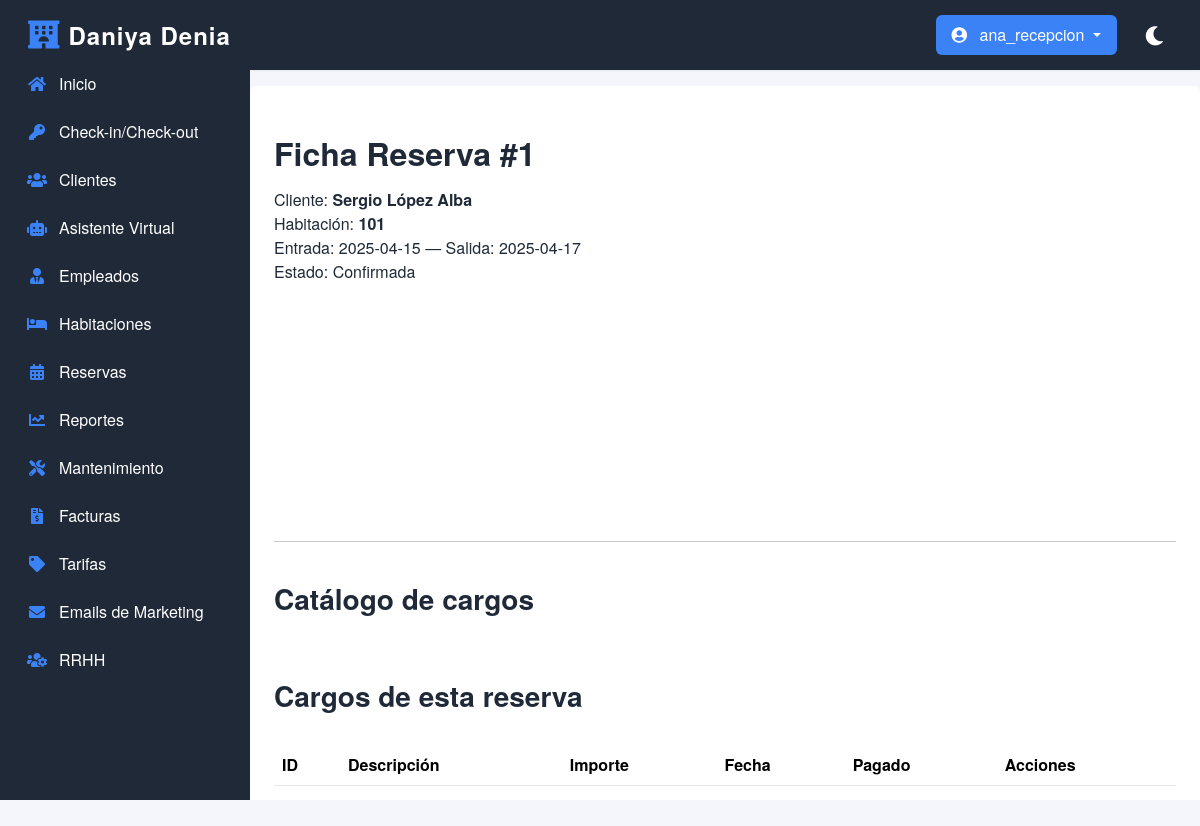
The page /public/cliente_detalle.php?id_reserva=1 (signed in) on the database as committed earlier.
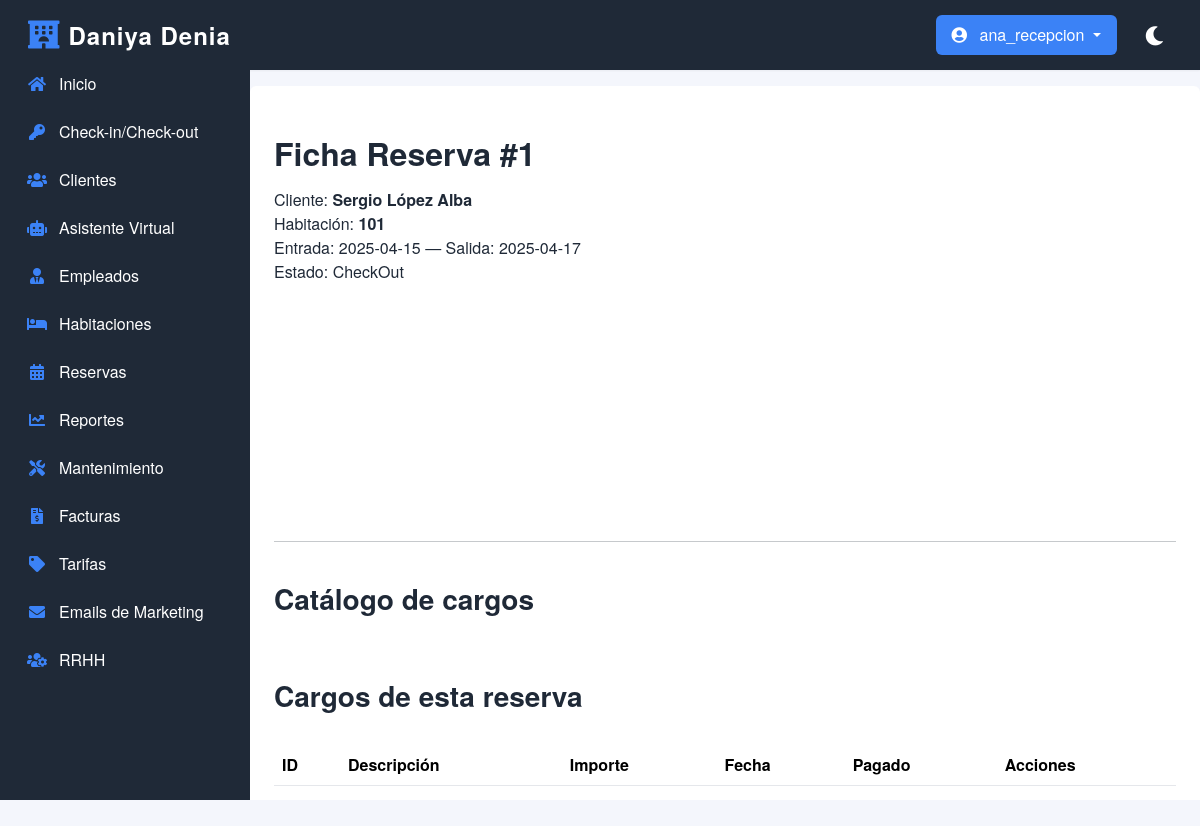
The same page on the database as committed later.
### tables this page shows
CREATE TABLE `reservas` (
  `id_reserva` int(11) NOT NULL,
  `id_cliente` int(11) NOT NULL,
  `id_habitacion` int(11) NOT NULL,
  `fecha_entrada` date NOT NULL,
  `fecha_salida` date NOT NULL,
  `estado_reserva` varchar(50) NOT NULL,
  `total` decimal(10,2) DEFAULT NULL
);

CREATE TABLE `clientes` (
  `id_cliente` int(11) NOT NULL,
  `nombre` varchar(100) NOT NULL,
  `apellidos` varchar(100) NOT NULL,
  `dni` varchar(50) NOT NULL,
  `email` varchar(100) DEFAULT NULL,
  `telefono` varchar(50) DEFAULT NULL,
  `direccion` varchar(200) DEFAULT NULL,
  `activo` tinyint(1) NOT NULL DEFAULT 1,
  `estado_funnel` varchar(50) DEFAULT 'Nuevo'
);

CREATE TABLE `habitaciones` (
  `id_habitacion` int(11) NOT NULL,
  `numero_habitacion` varchar(10) NOT NULL,
  `tipo_habitacion` varchar(50) NOT NULL,
  `capacidad` int(11) NOT NULL,
  `piso` int(11) NOT NULL,
  `estado` varchar(50) NOT NULL
);

### public/cliente_detalle.php (the view, shortened to what this page needs)
<?php
$id_reserva = intval($_GET['id_reserva'] ?? 0);
$pdo   = Database::getInstance()->getConnection();
$stmt = $pdo->prepare("
  SELECT r.*, c.nombre AS nombre_cliente, c.apellidos AS apellidos_cliente, h.numero_habitacion
    FROM reservas r
    JOIN clientes c ON r.id_cliente = c.id_cliente
    JOIN habitaciones h ON r.id_habitacion = h.id_habitacion
   WHERE r.id_reserva = :id
");
$stmt->execute([':id' => $id_reserva]);
$reserva = $stmt->fetch(PDO::FETCH_ASSOC);
?>
<!DOCTYPE html>
<html lang="es">
<head>
    <link href="https://cdn.jsdelivr.net/npm/bootstrap@5.3.1/dist/css/bootstrap.min.css" rel="stylesheet">
    <link rel="stylesheet" href="css/style.css">
</head>
<body>
    <?php include __DIR__ . '/../partials/navbar.php'; ?>
    <div class="d-flex" style="margin-top:1rem;">
        <?php include __DIR__ . '/../partials/sidebar.php'; ?>
        <div class="main-content p-4 w-100">
            <h2>Ficha Reserva #<?= $reserva['id_reserva'] ?></h2>
            <p>
                Cliente: <strong><?= htmlspecialchars($reserva['nombre_cliente'] . ' ' . $reserva['apellidos_cliente']) ?></strong><br>
                Habitación: <strong><?= htmlspecialchars($reserva['numero_habitacion']) ?></strong><br>
                Entrada: <?= $reserva['fecha_entrada'] ?> — Salida: <?= $reserva['fecha_salida'] ?><br>
                Estado: <?= $reserva['estado_reserva'] ?>
            </p>
            <hr>
            <h3>Catálogo de cargos</h3>
            <h3>Cargos de esta reserva</h3>
            <table class="table">
                <thead>
                    <tr>
                        <th>ID</th>
                        <th>Descripción</th>
                        <th>Importe</th>
                        <th>Fecha</th>
                        <th>Pagado</th>
                        <th>Acciones</th>
                    </tr>
                </thead>
            </table>
        </div>
    </div>
</body>
</html>

### partials/navbar.php (shortened to what this page needs)
<nav class="navbar navbar-expand-lg">
    <div class="container-fluid">
        <a class="navbar-brand d-flex align-items-center" href="dashboard.php">
            <i class="fas fa-hotel me-2"></i>
            <span>Daniya Denia</span>
        </a>
        <div class="collapse navbar-collapse" id="navbarContent">
            <div class="d-flex align-items-center">
                <?php if (isset($_SESSION['usuario_nombre'])): ?>
                    <div class="dropdown me-3">
                        <button class="btn btn-link nav-link dropdown-toggle" type="button" id="userDropdown"
                            data-bs-toggle="dropdown" aria-expanded="false">
                            <i class="fas fa-user-circle me-2"></i>
                            <?php echo htmlspecialchars($_SESSION['usuario_nombre']); ?>
                        </button>
                    </div>
                <?php endif; ?>
                <button class="theme-toggle" id="theme-toggle" title="Cambiar tema">
                    <i class="fas fa-moon"></i>
                </button>
            </div>
        </div>
    </div>
</nav>

### partials/sidebar.php (shortened to what this page needs)
<?php
$sidebarItems = [
    'dashboard.php'           => ['Inicio', 'fas fa-home'],
    'checkin_checkout.php'    => ['Check-in/Check-out', 'fas fa-key'],
    'clientes.php'            => ['Clientes', 'fas fa-users'],
    'asistente_cliente.php'   => ['Asistente Virtual', 'fas fa-robot'],
    'empleados.php'           => ['Empleados', 'fas fa-user-tie'],
    'habitaciones.php'        => ['Habitaciones', 'fas fa-bed'],
    'reservas.php'            => ['Reservas', 'fas fa-calendar-alt'],
    'reportes_avanzados.php'  => ['Reportes', 'fas fa-chart-line'],
    'mantenimiento.php'       => ['Mantenimiento', 'fas fa-tools'],
    'facturas.php'           => ['Facturas', 'fas fa-file-invoice-dollar'],
    'tarifas.php'            => ['Tarifas', 'fas fa-tag'],
    'marketing_emails.php'    => ['Emails de Marketing', 'fas fa-envelope'],
    'rrhh.php'               => ['RRHH', 'fas fa-users-cog'],
];
$currentPage = basename($_SERVER['PHP_SELF']);
?>
<link rel="stylesheet" href="https://cdnjs.cloudflare.com/ajax/libs/font-awesome/5.15.4/css/all.min.css">
<div class="sidebar">
    <?php foreach ($sidebarItems as $file => $info): ?>
        <a href="<?php echo $file; ?>" class="<?php echo $file === $currentPage ? 'active' : ''; ?>">
            <i class="<?php echo $info[1]; ?>"></i>
            <span><?php echo $info[0]; ?></span>
        </a>
    <?php endforeach; ?>
</div>

### public/css/style.css (style rules this page uses)
* { margin: 0; padding: 0; box-sizing: border-box; }
html, body { height: 100%; overflow: hidden; }
.d-flex { height: calc(100% - 60px); }
.sidebar { position: fixed; top: 60px; left: 0; width: 250px; height: calc(100vh - 60px); overflow-y: hidden; z-index: 1000; }
.main-content { margin-left: 250px; padding: 0; height: calc(100vh - 60px); overflow: hidden; position: relative; display: grid; grid-template-rows: auto 1fr; background: var(--bg-main); }
body { font-family: var(--font-family); font-size: var(--body-font-size); background-color: var(--bg-main); color: var(--text-primary); transition: background-color var(--transition-speed), color var(--transition-speed); }
.navbar { background-color: var(--bg-sidebar); color: var(--text-light); display: flex; justify-content: space-between; align-items: center; box-shadow: var(--shadow-sm); }
.sidebar { width: 250px; background: var(--bg-sidebar); color: var(--text-light); transition: all var(--transition-speed); overflow-y: hidden; }
.sidebar a { color: var(--text-light); padding: 0.75rem 1.5rem; display: flex; align-items: center; text-decoration: none; transition: all var(--transition-speed); border-left: 3px solid transparent; }
.sidebar a i { margin-right: 0.75rem; width: 20px; text-align: center; color: var(--primary-color); }
.main-content { flex: 1; background-color: var(--bg-card); border-radius: var(--border-radius); box-shadow: var(--shadow-sm); }
.btn { display: inline-block; background-color: var(--primary-color); color: var(--text-light); padding: 0.6rem 1.2rem; border-radius: var(--border-radius); border: none; text-decoration: none; margin-right: 0.5rem; font-size: 1rem; transition: background-color var(--transition-speed); cursor: pointer; }
table { width: 100%; border-collapse: collapse; margin-top: 1rem; color: var(--text-primary); }
th, td { text-align: left; padding: 0.75rem; border-bottom: 1px solid var(--border-color); }
th { background-color: var(--bg-main); font-weight: 600; color: var(--text-secondary); }
.theme-toggle { background: transparent; border: none; color: var(--text-light); cursor: pointer; padding: 0.5rem; font-size: 1.2rem; transition: color var(--transition-speed); }
.table td, .table th { vertical-align: middle; }

### public/css/themes.css (style rules this page uses)
:root { --primary-color: #3b82f6; --primary-hover: #2563eb; --primary-light: #93c5fd; --bg-main: #f4f6fc; --bg-card: #ffffff; --bg-sidebar: #1f2937; --bg-sidebar-hover: #374151; --text-primary: #1f2937; --text-secondary: #4b5563; --text-muted: #6b7280; --text-light: #ffffff; --border-color: #e5e7eb; --shadow-sm: 0 1px 2px rgba(0, 0, 0, 0.05); --shadow-md: 0 4px 6px -1px rgba(0, 0, 0, 0.1); --success-color: #10b981; --warning-color: #f59e0b; --danger-color: #ef4444; --info-color: #3b82f6; --transition-speed: 0.2s; --font-family: "Helvetica Neue", Arial, sans-serif; --body-font-size: 16px; --heading-font-weight: 600; --heading-margin: 1.5rem 0 1rem; --border-radius: 6px; }
h1, h2, h3, h4, h5, h6 { font-family: var(--font-family); color: var(--text-primary); margin: var(--heading-margin); font-weight: var(--heading-font-weight); }

### partials/navbar.php (style rules this page uses)
.navbar { padding: 0.75rem 1rem; background: var(--bg-sidebar); box-shadow: var(--shadow-sm); }
.navbar-brand { color: var(--text-light) !important; font-size: 1.5rem; font-weight: 600; letter-spacing: 1px; }
.navbar-brand i { font-size: 1.75rem; color: var(--primary-color); }
.nav-link { color: var(--text-light) !important; padding: 0.5rem 1rem; transition: all 0.3s ease; border-radius: 6px; margin: 0 0.25rem; }

Rows that differ between the two databases and show on the page:
changed reservas "Sergio López Alba": estado_reserva "Confirmada" → "CheckOut"
